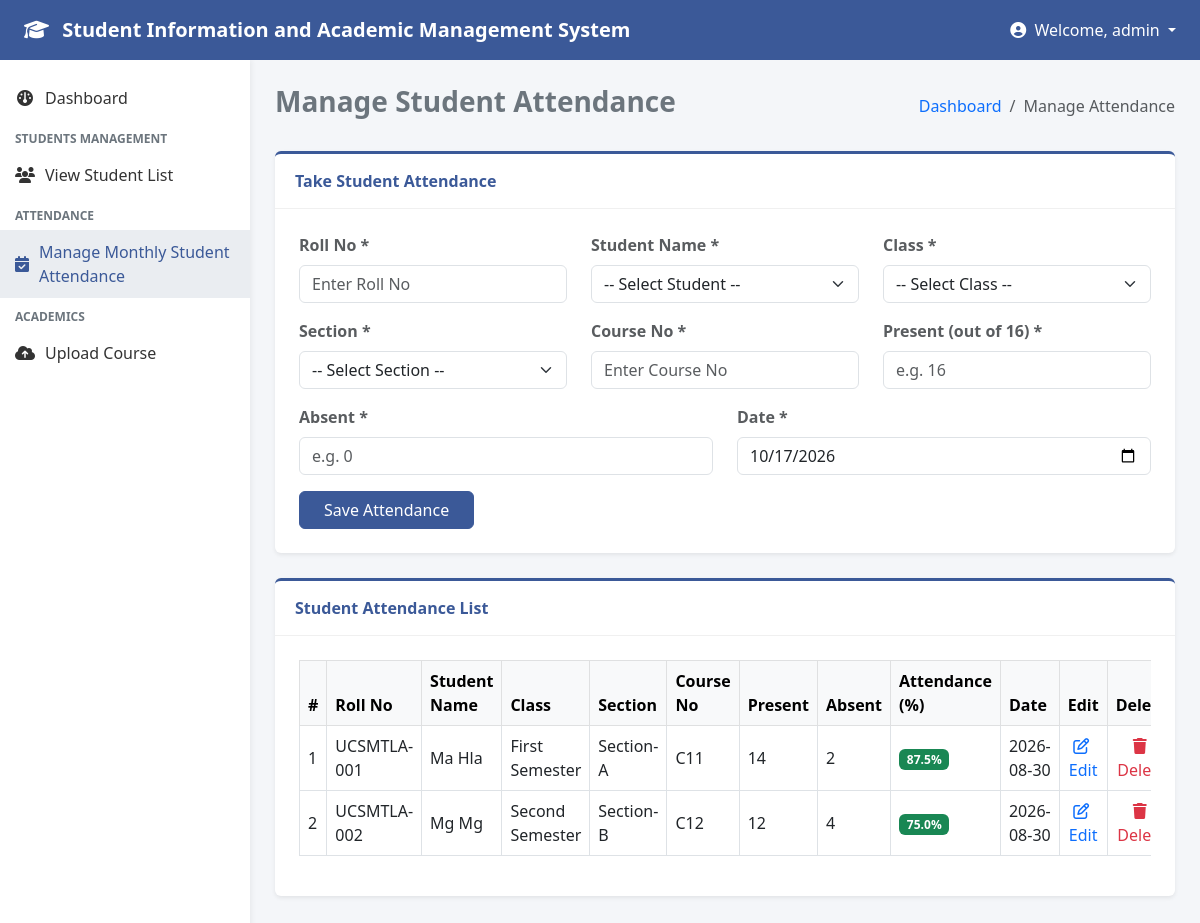
Page /teacher/manage_student_attendance.php (signed in) on the committed database.
### tables this page shows
CREATE TABLE `student_attendance` (
  `id` int NOT NULL AUTO_INCREMENT,
  `roll_no` varchar(50) NOT NULL,
  `student_id` int NOT NULL,
  `class_id` int NOT NULL,
  `class_arm` varchar(50) NOT NULL,
  `course_no` varchar(50) NOT NULL,
  `present_val` int NOT NULL,
  `absent_val` int NOT NULL,
  `attendance_percentage` decimal(5,2) NOT NULL,
  `attendance_date` date NOT NULL,
  PRIMARY KEY (`id`)
);

CREATE TABLE `students` (
  `id` int NOT NULL AUTO_INCREMENT,
  `roll_no` varchar(50) NOT NULL,
  `student_name` varchar(100) NOT NULL,
  `address` text,
  `phone` varchar(50) DEFAULT '',
  `gender` varchar(20) NOT NULL,
  `dob` date NOT NULL,
  `parent_name` varchar(100) NOT NULL,
  `parent_phone` varchar(50) DEFAULT '',
  `class_id` int NOT NULL,
  `class_arm_id` int NOT NULL,
  `academic_year` varchar(50) DEFAULT NULL,
  `created_at` timestamp NULL DEFAULT CURRENT_TIMESTAMP,
  `phone_no` varchar(50) DEFAULT '',
  `parent_phone_no` varchar(50) DEFAULT '',
  PRIMARY KEY (`id`),
  UNIQUE KEY `unique_roll_per_arm` (`roll_no`,`class_arm_id`)
);

CREATE TABLE `classes` (
  `id` int NOT NULL AUTO_INCREMENT,
  `class_name` varchar(100) NOT NULL,
  PRIMARY KEY (`id`)
);

### teacher/manage_student_attendance.php (the view, shortened to what this page needs)
<?php
include '../db.php';
$edit_state = false;
$edit_roll_no = '';
$edit_course_no = '';
$edit_present = '';
$edit_absent = '';
$edit_date = date('Y-m-d');
$attendance_list = $conn->query("SELECT student_attendance.*, students.student_name, classes.class_name FROM student_attendance
                                JOIN students ON student_attendance.student_id = students.id
                                JOIN classes ON student_attendance.class_id = classes.id ORDER BY student_attendance.id ASC");
?>
<!DOCTYPE html>
<html lang="my">
<head>
    <link href="https://cdn.jsdelivr.net/npm/bootstrap@5.3.0/dist/css/bootstrap.min.css" rel="stylesheet">
    <link rel="stylesheet" href="https://cdnjs.cloudflare.com/ajax/libs/font-awesome/6.4.0/css/all.min.css">
</head>
<body>
    <nav class="top-navbar d-flex align-items-center px-4 justify-content-between">
        <h5 class="m-0 fw-bold"><i class="fa-solid fa-graduation-cap me-2"></i> Student Information and Academic Management System</h5>
        <div class="dropdown">
            <a href="#" class="text-white text-decoration-none dropdown-toggle" data-bs-toggle="dropdown">
                <i class="fa-solid fa-user-circle me-1"></i> Welcome, <?php echo htmlspecialchars($_SESSION['username'] ?? 'Teacher'); ?>
            </a>
        </div>
    </nav>
    <div class="sidebar py-3">
        <a href="dashboard.php"><i class="fa-solid fa-gauge"></i> Dashboard</a>
        <div class="menu-category">Students Management</div>
        <a href="view_student_list.php"><i class="fa-solid fa-users"></i> View Student List</a>
        <div class="menu-category">Attendance</div>
        <a href="manage_student_attendance.php" class="active"><i class="fa-solid fa-calendar-check"></i>  Manage Monthly Student Attendance</a>
        <div class="menu-category">Academics</div>
        <a href="upload_course.php"><i class="fa-solid fa-cloud-arrow-up"></i> Upload Course</a>
    </div>
    <div class="main-content">
        <div class="d-flex justify-content-between align-items-center mb-4">
            <h3 class="fw-bold text-secondary">Manage Student Attendance</h3>
            <nav aria-label="breadcrumb">
                <ol class="breadcrumb m-0">
                    <li class="breadcrumb-item"><a href="dashboard.php" class="text-decoration-none">Dashboard</a></li>
                    <li class="breadcrumb-item active">Manage Attendance</li>
                </ol>
            </nav>
        </div>
        <div class="card-box">
            <div class="card-header-custom">
                <?php echo $edit_state ? "Edit Student Attendance" : "Take Student Attendance"; ?>
            </div>
            <div class="p-4">
                <form method="POST">
                    <div class="row">
                        <div class="col-md-4 mb-3">
                            <label class="form-label fw-semibold text-muted">Roll No *</label>
                            <input type="text" name="roll_no" class="form-control" placeholder="Enter Roll No" value="<?php echo htmlspecialchars($edit_roll_no); ?>" required>
                        </div>
                        <div class="col-md-4 mb-3">
                            <label class="form-label fw-semibold text-muted">Student Name *</label>
                            <select name="student_id" class="form-select" required>
                                <option value="" disabled <?php echo !$edit_state ? 'selected' : ''; ?>>-- Select Student --</option>
                            </select>
                        </div>
                        <div class="col-md-4 mb-3">
                            <label class="form-label fw-semibold text-muted">Class *</label>
                            <select name="class_id" class="form-select" required>
                                <option value="" disabled <?php echo !$edit_state ? 'selected' : ''; ?>>-- Select Class --</option>
                            </select>
                        </div>
                        <div class="col-md-4 mb-3">
                            <label class="form-label fw-semibold text-muted">Section *</label>
                            <select name="class_arm" class="form-select" required>
                                <option value="" disabled <?php echo !$edit_state ? 'selected' : ''; ?>>-- Select Section --</option>
                            </select>
                        </div>
                        <div class="col-md-4 mb-3">
                            <label class="form-label fw-semibold text-muted">Course No *</label>
                            <input type="text" name="course_no" class="form-control" placeholder="Enter Course No" value="<?php echo htmlspecialchars($edit_course_no); ?>" required>
                        </div>
                        <div class="col-md-4 mb-3">
                            <label class="form-label fw-semibold text-muted">Present (out of 16) *</label>
                            <input type="number" name="present" class="form-control" placeholder="e.g. 16" min="0" max="16" value="<?php echo htmlspecialchars($edit_present); ?>" required>
                        </div>
                        <div class="col-md-6 mb-3">
                            <label class="form-label fw-semibold text-muted">Absent *</label>
                            <input type="number" name="absent" class="form-control" placeholder="e.g. 0" min="0" max="16" value="<?php echo htmlspecialchars($edit_absent); ?>" required>
                        </div>
                        <div class="col-md-6 mb-3">
                            <label class="form-label fw-semibold text-muted">Date *</label>
                            <input type="date" name="date" class="form-control" value="<?php echo htmlspecialchars($edit_date); ?>" required>
                        </div>
                    </div>
                    <?php if ($edit_state): ?>
                        <button type="submit" name="update_attendance" class="btn btn-success px-4">Update Attendance</button>
                        <a href="manage_student_attendance.php" class="btn btn-secondary px-3 ms-2">Cancel</a>
                    <?php else: ?>
                        <button type="submit" name="save_attendance" class="btn btn-primary px-4" style="background-color: #3b5998; border-color: #3b5998;">Save Attendance</button>
                    <?php endif; ?>
                </form>
            </div>
        </div>
        <div class="card-box">
            <div class="card-header-custom">Student Attendance List</div>
            <div class="p-4">
                <div class="table-responsive">
                    <table class="table table-bordered align-middle">
                        <thead class="table-light">
                            <tr>
                                <th width="4%">#</th>
                                <th>Roll No</th>
                                <th>Student Name</th>
                                <th>Class</th>
                                <th>Section</th>
                                <th>Course No</th>
                                <th>Present</th>
                                <th>Absent</th>
                                <th>Attendance (%)</th>
                                <th>Date</th>
                                <th width="8%" class="text-center">Edit</th>
                                <th width="8%" class="text-center">Delete</th>
                            </tr>
                        </thead>
                        <tbody>
                            <?php
                            $count = 1;
                            if ($attendance_list && $attendance_list->num_rows > 0):
                                while($row = $attendance_list->fetch_assoc()):
                            ?>
                                <tr>
                                    <td><?php echo $count++; ?></td>
                                    <td><?php echo htmlspecialchars($row['roll_no']); ?></td>
                                    <td><?php echo htmlspecialchars($row['student_name']); ?></td>
                                    <td><?php echo htmlspecialchars($row['class_name']); ?></td>
                                    <td><?php echo htmlspecialchars($row['class_arm']); ?></td>
                                    <td><?php echo htmlspecialchars($row['course_no']); ?></td>
                                    <td><?php echo htmlspecialchars($row['present_val']); ?></td>
                                    <td><?php echo htmlspecialchars($row['absent_val']); ?></td>
                                    <td>
                                        <span class="badge bg-<?php echo ($row['attendance_percentage'] >= 75) ? 'success' : 'warning'; ?>">
                                            <?php echo number_format($row['attendance_percentage'], 1); ?>%
                                        </span>
                                    </td>
                                    <td><?php echo htmlspecialchars($row['attendance_date']); ?></td>
                                    <td class="text-center">
                                        <a href="manage_student_attendance.php?edit=<?php echo $row['id']; ?>" class="text-decoration-none text-primary fw-medium" title="Edit">
                                            <i class="fa-regular fa-pen-to-square me-1"></i> Edit
                                        </a>
                                    </td>
                                    <td class="text-center">
                                        <a href="manage_student_attendance.php?delete=<?php echo $row['id']; ?>" class="text-decoration-none text-danger fw-medium" title="Delete" onclick="return confirm('Are you sure you want to delete this record?');">
                                            <i class="fa-solid fa-trash me-1"></i> Delete
                                        </a>
                                    </td>
                                </tr>
                            <?php
                                endwhile;
                            else:
                            ?>
                                <tr>
                                    <td colspan="12" class="text-center text-muted py-3">No attendance records found.</td>
                                </tr>
                            <?php endif; ?>
                        </tbody>
                    </table>
                </div>
            </div>
        </div>
    </div>
</body>
</html>

### teacher/manage_student_attendance.php (style rules this page uses)
body { background-color: #f4f6f9; font-family: 'Segoe UI', Tahoma, Geneva, Verdana, sans-serif; }
.top-navbar { height: 60px; background-color: #3b5998; color: white; position: fixed; top: 0; left: 0; right: 0; z-index: 1030; }
.sidebar { width: 250px; background-color: #ffffff; position: fixed; top: 60px; bottom: 0; left: 0; box-shadow: 2px 0 5px rgba(0,0,0,0.05); overflow-y: auto; z-index: 1020; }
.sidebar .menu-category { font-size: 0.75rem; text-transform: uppercase; color: #6c757d; padding: 10px 15px 5px 15px; font-weight: bold; }
.sidebar a { padding: 10px 15px; display: flex; align-items: center; color: #333; text-decoration: none; transition: none; }
.sidebar a:hover, .sidebar a.active { background-color: #eaedf1; color: #3b5998; font-weight: 500; }
.sidebar a i { margin-right: 10px; width: 20px; text-align: center; }
.main-content { margin-left: 250px; margin-top: 60px; padding: 25px; }
.card-box { background: white; border-radius: 6px; box-shadow: 0 0.125rem 0.25rem rgba(0, 0, 0, 0.075); margin-bottom: 25px; border-top: 3px solid #3b5998; }
.card-header-custom { padding: 15px 20px; border-bottom: 1px solid #f0f0f0; font-weight: 600; color: #3b5998; }

### rows in the picture
student_attendance: roll_no "UCSMTLA-001", student.student_name "Ma Hla", class.class_name "First Semester", class_arm "Section-A", course_no "C11", present_val "14", absent_val "2", attendance_percentage "87.5", attendance_date "2026-08-30"
student_attendance: roll_no "UCSMTLA-002", student.student_name "Mg Mg", class.class_name "Second Semester", class_arm "Section-B", course_no "C12", present_val "12", absent_val "4", attendance_percentage "75.0", attendance_date "2026-08-30"

### other values in the picture
$_SESSION['username'] "admin"
